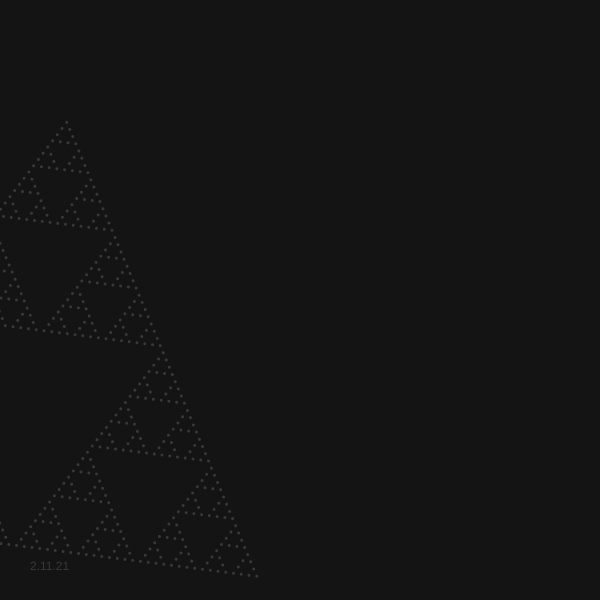
Frame 1 (no input)
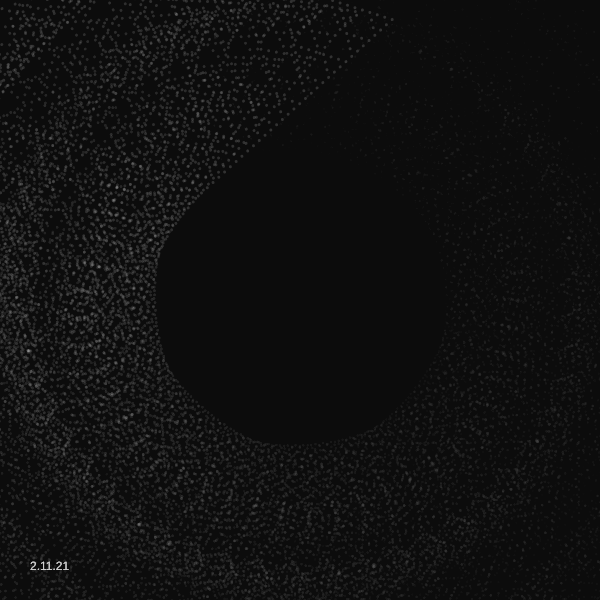
Frame 60 (no input)
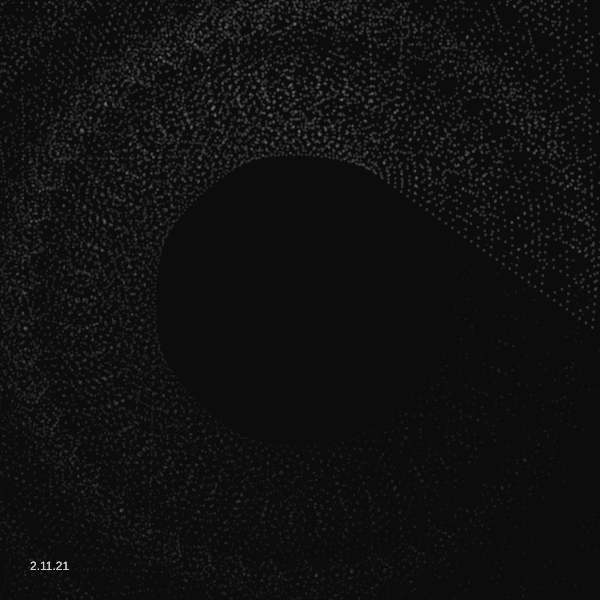
Frame 120 (the mouse pressed at the canvas centre since frame 60)

The p5.js sketch that drew these frames (run headless with seeded random() and noise() and a simulated clock; from frame 60 on, the mouse is pressed at the canvas centre):

// p5.js sketch
// ── sketch.js
var len = 500;
var triangles = [];

/*
Mod from
Dancing Sierpinski
by Prasanta Kr Dutta 
*/
function setup () {
    var canvas;
    if(windowWidth>=600 && windowHeight >=600){
      canvas = createCanvas(600, 600);
    }
    else{
      canvas = createCanvas(windowWidth, windowHeight - 100);
    }

    var x = (windowWidth - width) / 2;
    var y = (windowHeight - height) / 2;

    canvas.position(x, y);

    background(0);
  fill(200)
  background(21);
  divide(-len, len * sqrt(5) / 4, len, 1, floor(map(width/1.5, 0, height, 1, 10)));
}

function draw() {
  background(0, 10);
  fill(255, 40);
  text("2.11.21", 30, height-30);
  translate(width/2, height/2);
  noStroke();
  rotate(frameCount*.8/TWO_PI);

  for(let i=0; i<triangles.length; i++) {
    showTriangles(triangles[i][0],triangles[i][1],triangles[i][2], triangles[i][3]);
    triangles[i][0] += PI/2*cos(frameCount);
    triangles[i][1] -= PI/2*sin(frameCount);
    triangles[i][2] += PI*sin(frameCount);
    triangles[i][3] -= PI*cos(frameCount);
  }
}

function divide(x, y, l, lvl, max) {
  if (lvl == max) {
    triangles.push([x, y, l]);
  } else {
    divide(x, y, l / 2, lvl + 1, max);
    divide(x + l / 2, y, l / 2, lvl + 1, max);
    divide(x + l / 4, y - l * sqrt(3) / 4, l / 2, lvl + 1, max);
  }
}

function showTriangles(x, y, l, lvl) {
  ellipse(x, y, 3, 3);
}
